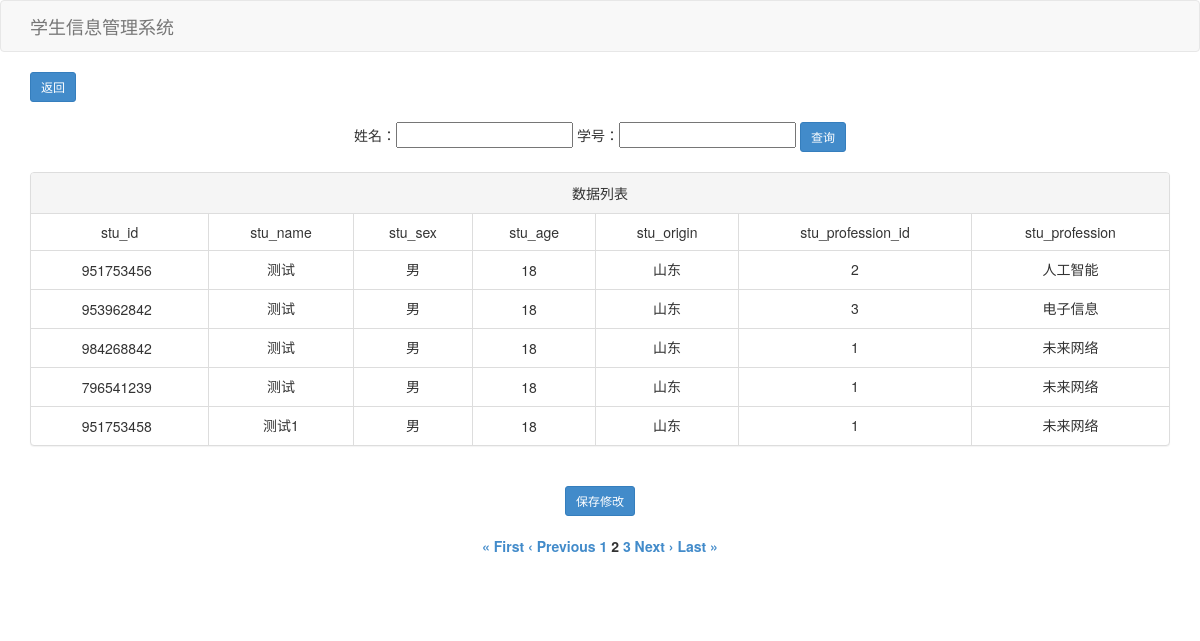
Screenshot of /update_age?page=2&per_page=5&stu_name=&stu_id= (signed in) with the database file from the repository.
### tables this page shows
CREATE TABLE student_info(
        stu_id INT PRIMARY KEY     NOT NULL,
        stu_name       VARCHAR(50) NOT NULL,
        stu_sex        CHAR(2)     NOT NULL,
        stu_age        INT         NOT NULL,
        stu_origin     VARCHAR(50) NOT NULL,
        stu_profession_id int NOT NULL
        );

CREATE TABLE stu_profession(
        stu_profession_id INTEGER PRIMARY KEY,
        stu_profession    VARCHAR(50) NOT NULL
        );

### app.py (the view)
@app.route('/update_age', methods=['GET', 'POST'])
def update_age():
    msg = request.args.get('msg', '')
    if not check_login():
        return redirect(url_for('login'))
    page = int(request.args.get('page', 1))  # 默认显示第一页
    per_page = int(request.args.get('per_page', 5))  # 默认每页显示10条数据
    sql = "select s.*, p.stu_profession" \
          " from student_info s inner join stu_profession p on s.stu_profession_id = p.stu_profession_id"
    str_where = []
    stu_name = ''
    stu_id = ''
    if 'stu_name' in request.args:
        stu_name = request.args['stu_name']
        if stu_name != '':
            str_where.append(f" stu_name like '%{stu_name}%'")  # % 匹配任意多个字符 _ 匹配任意一个字符
    if 'stu_id' in request.args:
        stu_id = request.args['stu_id']
        if stu_id != '':
            str_where.append(f" stu_id = '{stu_id}'")
    if len(str_where) > 0:
        sql = sql + ' where' + ' and'.join(str_where)
    mid_res, _ = get_sql2(sql)
    num_row = len(mid_res)  # 符合条件的记录数量
    start_index = (page - 1) * per_page
    sql += f' limit {start_index}, {per_page}'
    result, fields = get_sql2(sql)
    total_pages = math.ceil(num_row / per_page)  # 使用 math.ceil 向上取整
    if num_row > 0 and msg == '' and (stu_name != "" or stu_id != ""):
        msg = "更新成功"
        flash("更新成功.", "success")
    elif str_where != '' and num_row == 0:
        msg = "查无此人"
        flash('查无此人')
    if 'stu_name' in request.args and 'stu_id' in request.args:
        if not request.args['stu_name'] and not request.args['stu_id']:
            msg = "学号和姓名不能为空！"
    return render_template('update_age.html', datas=result, fields=fields, page=page, per_page=per_page, total_pages=total_pages, msg=msg, stu_id=stu_id, stu_name=stu_name)

### app.py (called while the page is built)
def check_login():
    return False if 'username' not in session else True

### db_sqlite3.py (called while the page is built)
def open_db():
    database = 'db/students.db'
    conn = sqlite3.connect(database)
    return conn

def get_sql(conn, sql):
    print(sql)
    cur = conn.cursor()
    cur.execute(sql)
    fields = []  # 保存字段信息
    for field in cur.description:
        fields.append(field[0])
    result = cur.fetchall()  # 保存查询结果
    cur.close()
    return result, fields

def get_sql2(sql):
    conn = open_db()
    result, fields = get_sql(conn, sql)
    close_db(conn)
    return result, fields

### templates/update_age.html (shortened to what this page needs)
<!DOCTYPE html>
<html lang="en">
<head>
    <link href="/static/bootstrap/3.2.0/css/bootstrap.min.css" rel="stylesheet">
</head>
<body>
    <nav class="navbar navbar-default">
        <div class="container">
            <div class="navbar-header">
                <a class="navbar-brand" href="#"> 学生信息管理系统 </a>
            </div>
        </div>
    </nav>
    <div class="container">
        <form action="/goback">
            <button type="submit" class="btn btn-primary btn-sm">返回</button>
        </form>
        <br>
        <div class="row text-center">
            <form method="get">
                姓名：<input type="text" name="stu_name" value="{{ stu_name }}">
                学号：<input type="text" name="stu_id" value="{{ stu_id }}">
                <input type="submit" value="查询" class="btn btn-primary btn-sm">
            </form>
        </div>
        <br>
        <form action="/save_edited_data" method="post">
            <div class="panel panel-default">
                <div class="panel-heading">
                    <div class="row text-center">数据列表</div>
                </div>
                <table class="table table-bordered">
                    <tr>
                        {% for a in fields %}
                        <td class="text-center">{{ a }}</td>
                        {% endfor %}
                    </tr>
                    {% for item in datas %}
                    <tr>
                        {% for a in item %}
                        <td class="text-center">
                            {% if loop.index == 4 %}
                            <input type="text" name="stu_age[]" class="special-input2" value="{{ a }}">
                            {% elif loop.index == 1 %}
                            <input type="text" name="stu_id[]" value="{{ a }}" class="special-input" readonly>
                            {% else %}
                            {{ a }}
                            {% endif %}
                        </td>
                        {% endfor %}
                    </tr>
                    {% endfor %}
                </table>
            </div>
            <br>
            <div style="text-align: center;">
                <button type="submit" class="btn btn-primary btn-sm">保存修改</button>
            </div>
        </form>
        <div class="row text-center">
            <div class="pagination">
                {% if page > 1 %}
                <label>
                    <a href="{{ url_for('update_age', page=1, per_page=per_page, stu_name=stu_name, stu_id=stu_id) }}">&laquo;
                        First</a>
                </label>
                <label>
                    <a
                        href="{{ url_for('update_age', page=page-1, per_page=per_page, stu_name=stu_name, stu_id=stu_id) }}">&lsaquo;
                        Previous</a>
                </label>
                {% else %}
                <label>&laquo; First</label>
                <label>&lsaquo; Previous</label>
                {% endif %}
                {% for p in range(1, total_pages + 1) %}
                {% if page == p %}
                <label><span class="current-page">{{ p }}</span></label>
                {% else %}
                <label><a
                        href="{{ url_for('update_age', page=p, per_page=per_page, stu_name=stu_name, stu_id=stu_id) }}">{{
                        p }}</a></label>
                {% endif %}
                {% endfor %}
                {% if page < total_pages %} <label>
                    <a
                        href="{{ url_for('update_age', page=page + 1, per_page=per_page, stu_name=stu_name, stu_id=stu_id) }}">Next
                        &rsaquo;</a>
                    </label>
                    <label><a
                            href="{{ url_for('update_age', page=total_pages, per_page=per_page, stu_name=stu_name, stu_id=stu_id) }}">Last
                            &raquo;</a></label>
                    {% else %}
                    <label>Next &rsaquo;</label>
                    <label>Last &raquo;</label>
                    {% endif %}
            </div>
        </div>
    </div>
    <div class="alert alert-custom text-center">
    </div>
</body>
</html>

### templates/update_age.html (style rules this page uses)
.alert-custom { background-color: #ffffff; color: #000000; }
.special-input { border: none; cursor: not-allowed; pointer-events: none; width: 80px; }
.special-input2 { border: none; width: 30px; }

### rows the page displays
student_info: stu_id "951753456", stu_name "测试", item "男" "2", item "18", stu_origin "山东"
stu_profession: stu_profession "人工智能"
student_info: stu_id "953962842", stu_name "测试", item "男" "3", item "18", stu_origin "山东"
stu_profession: stu_profession "电子信息"
student_info: stu_id "984268842", stu_name "测试", item "男" "1", item "18", stu_origin "山东"
stu_profession: stu_profession "未来网络"
student_info: stu_id "796541239", stu_name "测试", item "男" "1", item "18", stu_origin "山东"
student_info: stu_id "951753458", stu_name "测试1", item "男" "1", item "18", stu_origin "山东"

### other values shown
{{ a }} "stu_id" "stu_name" "stu_sex" "stu_age" "stu_origin" "stu_profession_id" "stu_profession"
{{ p }} "1" "3"
{{ p }} "2"
